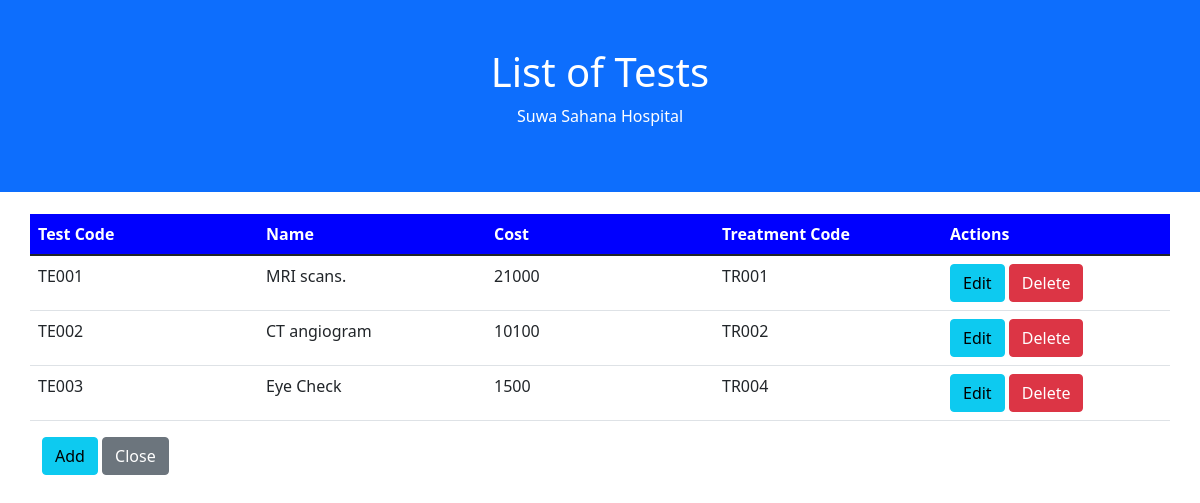
The page /pages/tests.php on the database its author committed.
### tables this page shows
CREATE TABLE `test` (
  `Test_Code` varchar(5) NOT NULL,
  `Name` varchar(20) NOT NULL,
  `Cost` int(11) NOT NULL,
  `Treatment_Code` varchar(5) NOT NULL
);

### pages/tests.php (the view, shortened to what this page needs)
<?php
$database = createMySQLConn();
$res_select = $database->query("SELECT * FROM `test`");
?>
<!doctype html>
<html lang="en">
<head>
    <link href="https://cdn.jsdelivr.net/npm/bootstrap@5.1.1/dist/css/bootstrap.min.css" rel="stylesheet"
>
</head>
<body>
<div class="container-fluid p-5 bg-primary text-white text-center">
    <h1>List of Tests</h1>
    <p>Suwa Sahana Hospital</p>
</div>
<div class="container-fluid" style="margin-top: 20px;" id="nav-bed">
    <div class="container">
        <div class="row justify-content-center">
            <table class="table table-hover">
                <col style="width: 16%;" />
                <col style="width: 16%;" />
                <col style="width: 16%;" />
                <col style="width: 16%;" />
                <col style="width: 16%;" />
                <thead style="background-color: blue; color: white">
                <tr>
                    <th scope="col">Test Code</th>
                    <th scope="col">Name</th>
                    <th scope="col">Cost</th>
                    <th scope="col">Treatment Code</th>
                    <th scope="col">Actions</th>
                </tr>
                </thead>
                <?php
                $row_count = 0;
                while ($row = $res_select->fetch_assoc()): ?>
                    <tr id="row-<?=$row_count?>">
                        <td><?=$row['Test_Code']?></td>
                        <td><?=$row['Name']?></td>
                        <td><?=$row['Cost']?></td>
                        <td><?=$row['Treatment_Code']?></td>
                        <td>
                            <a href="#row-edit-<?=$row_count?>" class="btn btn-info data-row-toggle">Edit</a>
                            <a href="<?php echo htmlspecialchars($_SERVER["PHP_SELF"]); ?>?delete=<?=$row['Test_Code']?>" class="btn btn-danger">Delete</a>
                        </td>
                    </tr>
                                <a href="#row-<?=$row_count++?>" class="btn btn-danger update-row-toggle">Close</a>
                <?php endwhile; ?>
            </table>
        </div>
    </div>
    <div class="container">
        <a href="#row-add" class="btn btn-info btn-block" id="btn-add">Add</a>
        <a href="<?php echo $_SESSION['previous_page']; ?>" class="btn btn-secondary btn-block">Close</a>
    </div>
</div>
</body>
</html>

### rows shown on the page
test: Test_Code "TE001", Name "MRI scans.", Cost "21000", Treatment_Code "TR001"
test: Test_Code "TE002", Name "CT angiogram", Cost "10100", Treatment_Code "TR002"
test: Test_Code "TE003", Name "Eye Check", Cost "1500", Treatment_Code "TR004"
